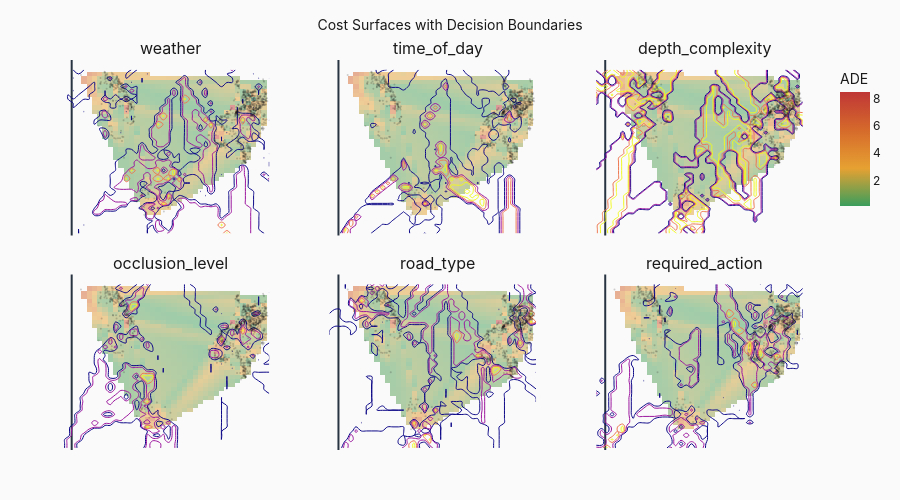

Notebook cell for this chart:
### Markdown cell above
## 2.4 Cost Surfaces

Background: interpolated ADE. Contours: decision boundary entropy.

### Code cell
fig = create_cost_surface_grid(data.scenes)
fig.show()

if filters.export_mode.value:
    export_figure_for_print(fig, "fig4_cost_surfaces")

### Figure 1 — Plotly figure (JSON) as saved in the notebook; plotly's stock layout.template omitted (floating-point values rounded to 4 significant figures; data arrays with more than 128 entries replaced by an {"elided": "..."} marker saying what was removed)
{"data": [{"colorscale": [[0.0, "#3a9e5c"], [0.33, "#e6a132"], [0.66, "#d66b2b"], [1.0, "#bf3636"]], "hoverinfo": "skip", "opacity": 0.5, "showscale": false, "x": [-0.4819, -0.1996, 0.08258, 0.3648, 0.647, 0.9292, 1.211, 1.494, 1.776, 2.058, 2.34, 2.623, 2.905, 3.187, 3.469, 3.751, 4.034, 4.316, 4.598, 4.88, 5.163, 5.445, 5.727, 6.009, 6.291, 6.574, 6.856, 7.138, 7.42, 7.703, 7.985, 8.267, 8.549, 8.831, 9.114, 9.396, 9.678, 9.96, 10.24, 10.52], "y": [2.682, 2.83, 2.978, 3.125, 3.273, 3.421, 3.569, 3.717, 3.864, 4.012, 4.16, 4.308, 4.456, 4.603, 4.751, 4.899, 5.047, 5.195, 5.342, 5.49, 5.638, 5.786, 5.934, 6.081, 6.229, 6.377, 6.525, 6.673, 6.82, 6.968, 7.116, 7.264, 7.412, 7.559, 7.707, 7.855, 8.003, 8.151, 8.298, 8.446], "z": {"elided": "40x40 float values"}, "type": "heatmap", "xaxis": "x", "yaxis": "y"}, {"contours": {"coloring": "lines", "end": 1.332, "size": 0.1998, "start": 0.6661}, "hoverinfo": "skip", "line": {"color": "#1a1a1a", "width": 1}, "showscale": false, "x": [-0.4819, -0.1996, 0.08258, 0.3648, 0.647, 0.9292, 1.211, 1.494, 1.776, 2.058, 2.34, 2.623, 2.905, 3.187, 3.469, 3.751, 4.034, 4.316, 4.598, 4.88, 5.163, 5.445, 5.727, 6.009, 6.291, 6.574, 6.856, 7.138, 7.42, 7.703, 7.985, 8.267, 8.549, 8.831, 9.114, 9.396, 9.678, 9.96, 10.24, 10.52], "y": [2.682, 2.83, 2.978, 3.125, 3.273, 3.421, 3.569, 3.717, 3.864, 4.012, 4.16, 4.308, 4.456, 4.603, 4.751, 4.899, 5.047, 5.195, 5.342, 5.49, 5.638, 5.786, 5.934, 6.081, 6.229, 6.377, 6.525, 6.673, 6.82, 6.968, 7.116, 7.264, 7.412, 7.559, 7.707, 7.855, 8.003, 8.151, 8.298, 8.446], "z": {"elided": "40x40 float values"}, "type": "contour", "xaxis": "x", "yaxis": "y"}, {"hoverinfo": "skip", "marker": {"color": "#1a1a1a", "opacity": 0.2, "size": 2}, "mode": "markers", "showlegend": false, "x": {"elided": "947 float values"}, "y": {"elided": "947 float values"}, "type": "scatter", "xaxis": "x", "yaxis": "y"}, {"colorscale": [[0.0, "#3a9e5c"], [0.33, "#e6a132"], [0.66, "#d66b2b"], [1.0, "#bf3636"]], "hoverinfo": "skip", "opacity": 0.5, "showscale": false, "x": [-0.4819, -0.1996, 0.08258, 0.3648, 0.647, 0.9292, 1.211, 1.494, 1.776, 2.058, 2.34, 2.623, 2.905, 3.187, 3.469, 3.751, 4.034, 4.316, 4.598, 4.88, 5.163, 5.445, 5.727, 6.009, 6.291, 6.574, 6.856, 7.138, 7.42, 7.703, 7.985, 8.267, 8.549, 8.831, 9.114, 9.396, 9.678, 9.96, 10.24, 10.52], "y": [2.682, 2.83, 2.978, 3.125, 3.273, 3.421, 3.569, 3.717, 3.864, 4.012, 4.16, 4.308, 4.456, 4.603, 4.751, 4.899, 5.047, 5.195, 5.342, 5.49, 5.638, 5.786, 5.934, 6.081, 6.229, 6.377, 6.525, 6.673, 6.82, 6.968, 7.116, 7.264, 7.412, 7.559, 7.707, 7.855, 8.003, 8.151, 8.298, 8.446], "z": {"elided": "40x40 float values"}, "type": "heatmap", "xaxis": "x2", "yaxis": "y2"}, {"contours": {"coloring": "lines", "end": 1.055, "size": 0.1582, "start": 0.5275}, "hoverinfo": "skip", "line": {"color": "#1a1a1a", "width": 1}, "showscale": false, "x": [-0.4819, -0.1996, 0.08258, 0.3648, 0.647, 0.9292, 1.211, 1.494, 1.776, 2.058, 2.34, 2.623, 2.905, 3.187, 3.469, 3.751, 4.034, 4.316, 4.598, 4.88, 5.163, 5.445, 5.727, 6.009, 6.291, 6.574, 6.856, 7.138, 7.42, 7.703, 7.985, 8.267, 8.549, 8.831, 9.114, 9.396, 9.678, 9.96, 10.24, 10.52], "y": [2.682, 2.83, 2.978, 3.125, 3.273, 3.421, 3.569, 3.717, 3.864, 4.012, 4.16, 4.308, 4.456, 4.603, 4.751, 4.899, 5.047, 5.195, 5.342, 5.49, 5.638, 5.786, 5.934, 6.081, 6.229, 6.377, 6.525, 6.673, 6.82, 6.968, 7.116, 7.264, 7.412, 7.559, 7.707, 7.855, 8.003, 8.151, 8.298, 8.446], "z": {"elided": "40x40 float values"}, "type": "contour", "xaxis": "x2", "yaxis": "y2"}, {"hoverinfo": "skip", "marker": {"color": "#1a1a1a", "opacity": 0.2, "size": 2}, "mode": "markers", "showlegend": false, "x": {"elided": "947 float values"}, "y": {"elided": "947 float values"}, "type": "scatter", "xaxis": "x2", "yaxis": "y2"}, {"colorbar": {"len": 0.4, "title": {"text": "ADE"}, "x": 1.02, "y": 0.8}, "colorscale": [[0.0, "#3a9e5c"], [0.33, "#e6a132"], [0.66, "#d66b2b"], [1.0, "#bf3636"]], "hoverinfo": "skip", "opacity": 0.5, "showscale": true, "x": [-0.4819, -0.1996, 0.08258, 0.3648, 0.647, 0.9292, 1.211, 1.494, 1.776, 2.058, 2.34, 2.623, 2.905, 3.187, 3.469, 3.751, 4.034, 4.316, 4.598, 4.88, 5.163, 5.445, 5.727, 6.009, 6.291, 6.574, 6.856, 7.138, 7.42, 7.703, 7.985, 8.267, 8.549, 8.831, 9.114, 9.396, 9.678, 9.96, 10.24, 10.52], "y": [2.682, 2.83, 2.978, 3.125, 3.273, 3.421, 3.569, 3.717, 3.864, 4.012, 4.16, 4.308, 4.456, 4.603, 4.751, 4.899, 5.047, 5.195, 5.342, 5.49, 5.638, 5.786, 5.934, 6.081, 6.229, 6.377, 6.525, 6.673, 6.82, 6.968, 7.116, 7.264, 7.412, 7.559, 7.707, 7.855, 8.003, 8.151, 8.298, 8.446], "z": {"elided": "40x40 float values"}, "type": "heatmap", "xaxis": "x3", "yaxis": "y3"}, {"contours": {"coloring": "lines", "end": 0.673, "size": 0.101, "start": 0.3365}, "hoverinfo": "skip", "line": {"color": "#1a1a1a", "width": 1}, "showscale": false, "x": [-0.4819, -0.1996, 0.08258, 0.3648, 0.647, 0.9292, 1.211, 1.494, 1.776, 2.058, 2.34, 2.623, 2.905, 3.187, 3.469, 3.751, 4.034, 4.316, 4.598, 4.88, 5.163, 5.445, 5.727, 6.009, 6.291, 6.574, 6.856, 7.138, 7.42, 7.703, 7.985, 8.267, 8.549, 8.831, 9.114, 9.396, 9.678, 9.96, 10.24, 10.52], "y": [2.682, 2.83, 2.978, 3.125, 3.273, 3.421, 3.569, 3.717, 3.864, 4.012, 4.16, 4.308, 4.456, 4.603, 4.751, 4.899, 5.047, 5.195, 5.342, 5.49, 5.638, 5.786, 5.934, 6.081, 6.229, 6.377, 6.525, 6.673, 6.82, 6.968, 7.116, 7.264, 7.412, 7.559, 7.707, 7.855, 8.003, 8.151, 8.298, 8.446], "z": {"elided": "40x40 float values"}, "type": "contour", "xaxis": "x3", "yaxis": "y3"}, {"hoverinfo": "skip", "marker": {"color": "#1a1a1a", "opacity": 0.2, "size": 2}, "mode": "markers", "showlegend": false, "x": {"elided": "947 float values"}, "y": {"elided": "947 float values"}, "type": "scatter", "xaxis": "x3", "yaxis": "y3"}, {"colorscale": [[0.0, "#3a9e5c"], [0.33, "#e6a132"], [0.66, "#d66b2b"], [1.0, "#bf3636"]], "hoverinfo": "skip", "opacity": 0.5, "showscale": false, "x": [-0.4819, -0.1996, 0.08258, 0.3648, 0.647, 0.9292, 1.211, 1.494, 1.776, 2.058, 2.34, 2.623, 2.905, 3.187, 3.469, 3.751, 4.034, 4.316, 4.598, 4.88, 5.163, 5.445, 5.727, 6.009, 6.291, 6.574, 6.856, 7.138, 7.42, 7.703, 7.985, 8.267, 8.549, 8.831, 9.114, 9.396, 9.678, 9.96, 10.24, 10.52], "y": [2.682, 2.83, 2.978, 3.125, 3.273, 3.421, 3.569, 3.717, 3.864, 4.012, 4.16, 4.308, 4.456, 4.603, 4.751, 4.899, 5.047, 5.195, 5.342, 5.49, 5.638, 5.786, 5.934, 6.081, 6.229, 6.377, 6.525, 6.673, 6.82, 6.968, 7.116, 7.264, 7.412, 7.559, 7.707, 7.855, 8.003, 8.151, 8.298, 8.446], "z": {"elided": "40x40 float values"}, "type": "heatmap", "xaxis": "x4", "yaxis": "y4"}, {"contours": {"coloring": "lines", "end": 1.332, "size": 0.1998, "start": 0.6661}, "hoverinfo": "skip", "line": {"color": "#1a1a1a", "width": 1}, "showscale": false, "x": [-0.4819, -0.1996, 0.08258, 0.3648, 0.647, 0.9292, 1.211, 1.494, 1.776, 2.058, 2.34, 2.623, 2.905, 3.187, 3.469, 3.751, 4.034, 4.316, 4.598, 4.88, 5.163, 5.445, 5.727, 6.009, 6.291, 6.574, 6.856, 7.138, 7.42, 7.703, 7.985, 8.267, 8.549, 8.831, 9.114, 9.396, 9.678, 9.96, 10.24, 10.52], "y": [2.682, 2.83, 2.978, 3.125, 3.273, 3.421, 3.569, 3.717, 3.864, 4.012, 4.16, 4.308, 4.456, 4.603, 4.751, 4.899, 5.047, 5.195, 5.342, 5.49, 5.638, 5.786, 5.934, 6.081, 6.229, 6.377, 6.525, 6.673, 6.82, 6.968, 7.116, 7.264, 7.412, 7.559, 7.707, 7.855, 8.003, 8.151, 8.298, 8.446], "z": {"elided": "40x40 float values"}, "type": "contour", "xaxis": "x4", "yaxis": "y4"}, {"hoverinfo": "skip", "marker": {"color": "#1a1a1a", "opacity": 0.2, "size": 2}, "mode": "markers", "showlegend": false, "x": {"elided": "947 float values"}, "y": {"elided": "947 float values"}, "type": "scatter", "xaxis": "x4", "yaxis": "y4"}, {"colorscale": [[0.0, "#3a9e5c"], [0.33, "#e6a132"], [0.66, "#d66b2b"], [1.0, "#bf3636"]], "hoverinfo": "skip", "opacity": 0.5, "showscale": false, "x": [-0.4819, -0.1996, 0.08258, 0.3648, 0.647, 0.9292, 1.211, 1.494, 1.776, 2.058, 2.34, 2.623, 2.905, 3.187, 3.469, 3.751, 4.034, 4.316, 4.598, 4.88, 5.163, 5.445, 5.727, 6.009, 6.291, 6.574, 6.856, 7.138, 7.42, 7.703, 7.985, 8.267, 8.549, 8.831, 9.114, 9.396, 9.678, 9.96, 10.24, 10.52], "y": [2.682, 2.83, 2.978, 3.125, 3.273, 3.421, 3.569, 3.717, 3.864, 4.012, 4.16, 4.308, 4.456, 4.603, 4.751, 4.899, 5.047, 5.195, 5.342, 5.49, 5.638, 5.786, 5.934, 6.081, 6.229, 6.377, 6.525, 6.673, 6.82, 6.968, 7.116, 7.264, 7.412, 7.559, 7.707, 7.855, 8.003, 8.151, 8.298, 8.446], "z": {"elided": "40x40 float values"}, "type": "heatmap", "xaxis": "x5", "yaxis": "y5"}, {"contours": {"coloring": "lines", "end": 1.332, "size": 0.1998, "start": 0.6661}, "hoverinfo": "skip", "line": {"color": "#1a1a1a", "width": 1}, "showscale": false, "x": [-0.4819, -0.1996, 0.08258, 0.3648, 0.647, 0.9292, 1.211, 1.494, 1.776, 2.058, 2.34, 2.623, 2.905, 3.187, 3.469, 3.751, 4.034, 4.316, 4.598, 4.88, 5.163, 5.445, 5.727, 6.009, 6.291, 6.574, 6.856, 7.138, 7.42, 7.703, 7.985, 8.267, 8.549, 8.831, 9.114, 9.396, 9.678, 9.96, 10.24, 10.52], "y": [2.682, 2.83, 2.978, 3.125, 3.273, 3.421, 3.569, 3.717, 3.864, 4.012, 4.16, 4.308, 4.456, 4.603, 4.751, 4.899, 5.047, 5.195, 5.342, 5.49, 5.638, 5.786, 5.934, 6.081, 6.229, 6.377, 6.525, 6.673, 6.82, 6.968, 7.116, 7.264, 7.412, 7.559, 7.707, 7.855, 8.003, 8.151, 8.298, 8.446], "z": {"elided": "40x40 float values"}, "type": "contour", "xaxis": "x5", "yaxis": "y5"}, {"hoverinfo": "skip", "marker": {"color": "#1a1a1a", "opacity": 0.2, "size": 2}, "mode": "markers", "showlegend": false, "x": {"elided": "947 float values"}, "y": {"elided": "947 float values"}, "type": "scatter", "xaxis": "x5", "yaxis": "y5"}, {"colorscale": [[0.0, "#3a9e5c"], [0.33, "#e6a132"], [0.66, "#d66b2b"], [1.0, "#bf3636"]], "hoverinfo": "skip", "opacity": 0.5, "showscale": false, "x": [-0.4819, -0.1996, 0.08258, 0.3648, 0.647, 0.9292, 1.211, 1.494, 1.776, 2.058, 2.34, 2.623, 2.905, 3.187, 3.469, 3.751, 4.034, 4.316, 4.598, 4.88, 5.163, 5.445, 5.727, 6.009, 6.291, 6.574, 6.856, 7.138, 7.42, 7.703, 7.985, 8.267, 8.549, 8.831, 9.114, 9.396, 9.678, 9.96, 10.24, 10.52], "y": [2.682, 2.83, 2.978, 3.125, 3.273, 3.421, 3.569, 3.717, 3.864, 4.012, 4.16, 4.308, 4.456, 4.603, 4.751, 4.899, 5.047, 5.195, 5.342, 5.49, 5.638, 5.786, 5.934, 6.081, 6.229, 6.377, 6.525, 6.673, 6.82, 6.968, 7.116, 7.264, 7.412, 7.559, 7.707, 7.855, 8.003, 8.151, 8.298, 8.446], "z": {"elided": "40x40 float values"}, "type": "heatmap", "xaxis": "x6", "yaxis": "y6"}, {"contours": {"coloring": "lines", "end": 1.332, "size": 0.1998, "start": 0.6661}, "hoverinfo": "skip", "line": {"color": "#1a1a1a", "width": 1}, "showscale": false, "x": [-0.4819, -0.1996, 0.08258, 0.3648, 0.647, 0.9292, 1.211, 1.494, 1.776, 2.058, 2.34, 2.623, 2.905, 3.187, 3.469, 3.751, 4.034, 4.316, 4.598, 4.88, 5.163, 5.445, 5.727, 6.009, 6.291, 6.574, 6.856, 7.138, 7.42, 7.703, 7.985, 8.267, 8.549, 8.831, 9.114, 9.396, 9.678, 9.96, 10.24, 10.52], "y": [2.682, 2.83, 2.978, 3.125, 3.273, 3.421, 3.569, 3.717, 3.864, 4.012, 4.16, 4.308, 4.456, 4.603, 4.751, 4.899, 5.047, 5.195, 5.342, 5.49, 5.638, 5.786, 5.934, 6.081, 6.229, 6.377, 6.525, 6.673, 6.82, 6.968, 7.116, 7.264, 7.412, 7.559, 7.707, 7.855, 8.003, 8.151, 8.298, 8.446], "z": {"elided": "40x40 float values"}, "type": "contour", "xaxis": "x6", "yaxis": "y6"}, {"hoverinfo": "skip", "marker": {"color": "#1a1a1a", "opacity": 0.2, "size": 2}, "mode": "markers", "showlegend": false, "x": {"elided": "947 float values"}, "y": {"elided": "947 float values"}, "type": "scatter", "xaxis": "x6", "yaxis": "y6"}], "layout": {"xaxis": {"anchor": "y", "domain": [0.0, 0.2933], "showticklabels": false, "showgrid": false}, "yaxis": {"anchor": "x", "domain": [0.55, 1.0], "showticklabels": false, "showgrid": false}, "xaxis2": {"anchor": "y2", "domain": [0.3533, 0.6467], "showticklabels": false, "showgrid": false}, "yaxis2": {"anchor": "x2", "domain": [0.55, 1.0], "showticklabels": false, "showgrid": false}, "xaxis3": {"anchor": "y3", "domain": [0.7067, 1.0], "showticklabels": false, "showgrid": false}, "yaxis3": {"anchor": "x3", "domain": [0.55, 1.0], "showticklabels": false, "showgrid": false}, "xaxis4": {"anchor": "y4", "domain": [0.0, 0.2933], "showticklabels": false, "showgrid": false}, "yaxis4": {"anchor": "x4", "domain": [0.0, 0.45], "showticklabels": false, "showgrid": false}, "xaxis5": {"anchor": "y5", "domain": [0.3533, 0.6467], "showticklabels": false, "showgrid": false}, "yaxis5": {"anchor": "x5", "domain": [0.0, 0.45], "showticklabels": false, "showgrid": false}, "xaxis6": {"anchor": "y6", "domain": [0.7067, 1.0], "showticklabels": false, "showgrid": false}, "yaxis6": {"anchor": "x6", "domain": [0.0, 0.45], "showticklabels": false, "showgrid": false}, "annotations": [{"font": {"size": 16}, "showarrow": false, "text": "weather", "x": 0.1467, "xanchor": "center", "xref": "paper", "y": 1.0, "yanchor": "bottom", "yref": "paper"}, {"font": {"size": 16}, "showarrow": false, "text": "time_of_day", "x": 0.5, "xanchor": "center", "xref": "paper", "y": 1.0, "yanchor": "bottom", "yref": "paper"}, {"font": {"size": 16}, "showarrow": false, "text": "depth_complexity", "x": 0.8533, "xanchor": "center", "xref": "paper", "y": 1.0, "yanchor": "bottom", "yref": "paper"}, {"font": {"size": 16}, "showarrow": false, "text": "occlusion_level", "x": 0.1467, "xanchor": "center", "xref": "paper", "y": 0.45, "yanchor": "bottom", "yref": "paper"}, {"font": {"size": 16}, "showarrow": false, "text": "road_type", "x": 0.5, "xanchor": "center", "xref": "paper", "y": 0.45, "yanchor": "bottom", "yref": "paper"}, {"font": {"size": 16}, "showarrow": false, "text": "required_action", "x": 0.8533, "xanchor": "center", "xref": "paper", "y": 0.45, "yanchor": "bottom", "yref": "paper"}], "font": {"family": "Inter, -apple-system, system-ui, sans-serif", "color": "#1a1a1a", "size": 12}, "title": {"font": {"size": 14, "color": "#1a1a1a"}, "text": "Cost Surfaces with Decision Boundaries", "x": 0.5, "xanchor": "center"}, "legend": {"font": {"size": 11}, "bgcolor": "rgba(255,255,255,0.8)", "bordercolor": "#e0e0e0", "borderwidth": 1}, "margin": {"l": 60, "r": 40, "t": 60, "b": 50}, "paper_bgcolor": "#fafafa", "plot_bgcolor": "#fafafa", "height": 500, "showlegend": true}}
